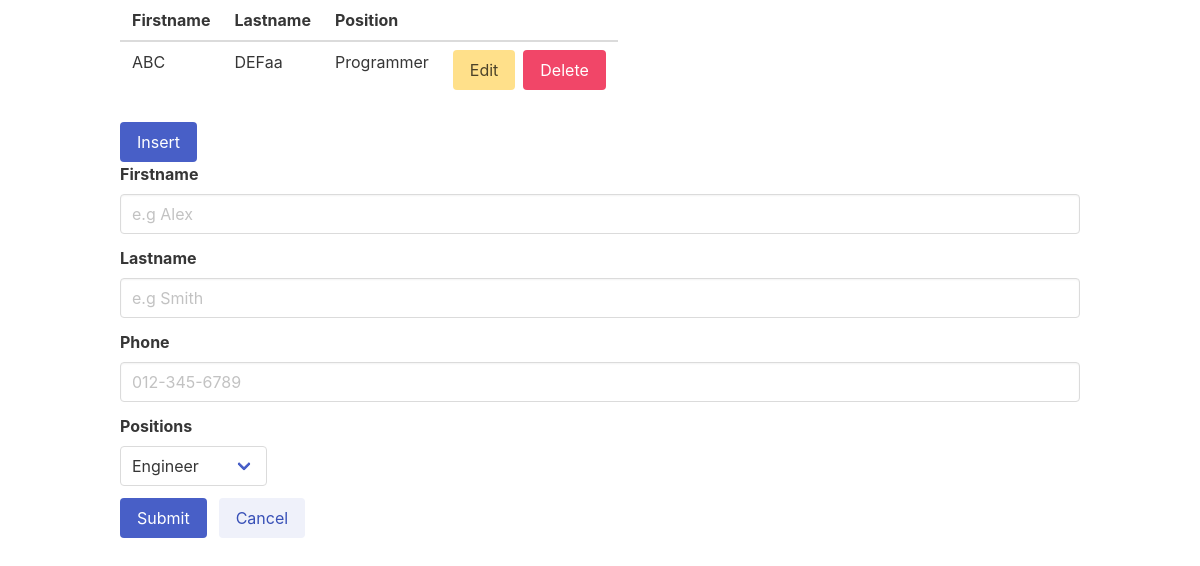
Page /insert on the earlier database version.
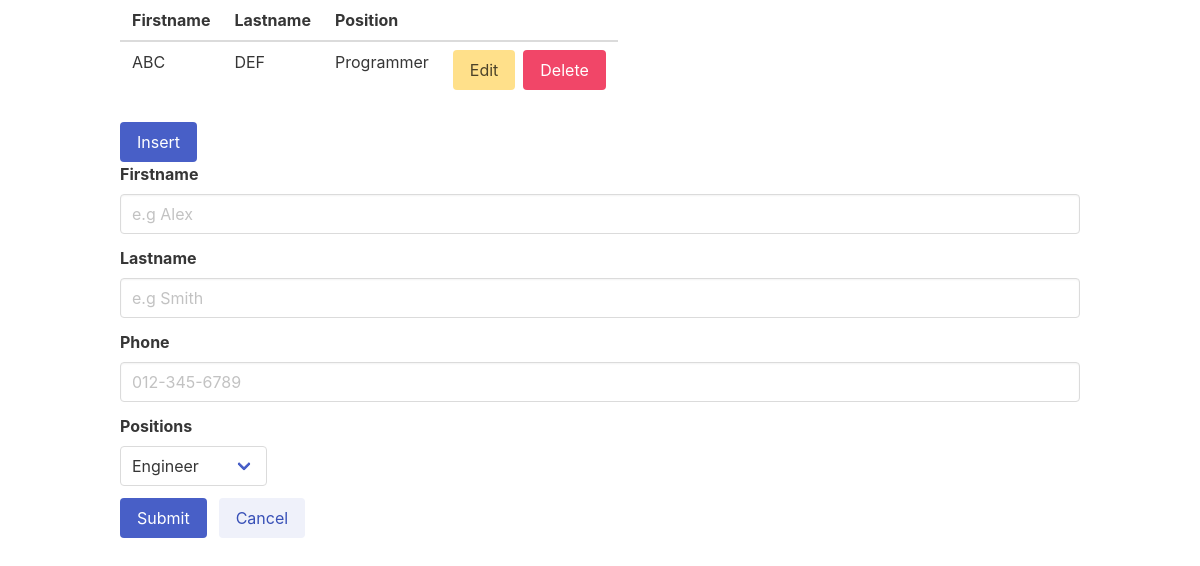
Same page on the later database version.
### app.py (models this page shows, shortened)
class Employees(db.Model):
    id          = db.Column(db.Integer, primary_key=True)
    firstname   = db.Column(db.String(30), nullable=False)
    lastname    = db.Column(db.String(30), nullable=False)
    phone       = db.Column(db.String(20), nullable=False)
    pos_id      = db.Column(db.Integer, db.ForeignKey('positions.id'), nullable=False)

class Positions(db.Model):
    id      = db.Column(db.Integer, primary_key=True)
    name    = db.Column(db.String(100))

### app.py (the view, shortened to what this page needs)
@app.route('/insert', methods=['GET', 'POST'])
def insert():
    return render_template("views/index.html",
            data = createViews(),
            positions = Positions.query.all(),
            method = "INSERT")

### app.py (called while the page is built)
def createViews() :
    views = db.session.query(
                Employees.id, Employees.firstname, Employees.lastname, Positions.name
            ).join(Employees, Employees.pos_id == Positions.id)\
            .order_by(asc(Employees.id))\
            .all()
    return views

### templates/views/index.html (shortened to what this page needs)
{% extends "views/layout.html" %}
{% block body %}
<table class="table">
    <thead>
       <tr>
          <th>Firstname</th>
          <th>Lastname</th>
          <th>Position</th>
          <th></th>
       </tr>
    </thead>
    <tbody>
       {% for emp in data %}
          <tr>
             <td>{{ emp.firstname }}</td>
             <td>{{ emp.lastname }}</td>
             <td>{{ emp.name }}</td>
             <td>
                <div class="buttons">
                    <a href="/update/{{ emp.id }}" class="button is-warning">Edit</a>
                    <a href="#" class="button is-danger btn-delete" id-delete="{{ emp.id }}">Delete</a>
                </div>
             </td>
          </tr>
       {% endfor %}
    </tbody>
</table>
<a href="{{ url_for('insert') }}" class="button is-link">Insert</a>
{% if method == "INSERT" %}
   {% include 'views/insert.html' %}
{% endif %}
{% endblock %}

Differences in the rows shown:
changed Employees "ABC": lastname "DEFaa" → "DEF"
